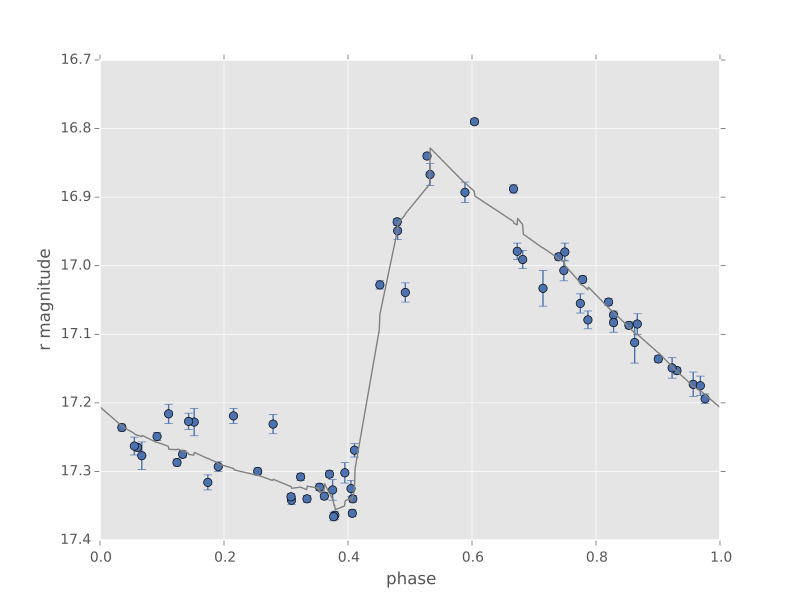

Write the Python code that produced this figure.
import numpy as np
import matplotlib.pyplot as plt
import matplotlib as mpl

mpl.style.use('ggplot')
mpl.rc('axes', color_cycle=["#4C72B0", "#55A868", "#C44E52",
                            "#8172B2", "#CCB974"])

# Fetch the RRLyrae data
from gatspy import datasets, periodic
rrlyrae = datasets.fetch_rrlyrae()

# Get data from first lightcurve
lcid = rrlyrae.ids[0]
t, mag, dmag, filts = rrlyrae.get_lightcurve(lcid)
mask = (filts == 'r')
t_r, mag_r, dmag_r = t[mask], mag[mask], dmag[mask]

# Fit the Lomb-Scargle model
model = periodic.SuperSmoother()
model.optimizer.period_range = (0.61, 0.62)
model.fit(t_r, mag_r, dmag_r)

# Predict on a regular phase grid
period = model.best_period
tfit = np.linspace(0, period, 1000)
magfit = model.predict(tfit)

# Plot the results
phase = (t_r / period) % 1
phasefit = (tfit / period)

fig, ax = plt.subplots()
ax.errorbar(phase, mag_r, dmag_r, fmt='o')
ax.plot(phasefit, magfit, '-', color='gray')
ax.set(xlabel='phase', ylabel='r magnitude')
ax.invert_yaxis()
